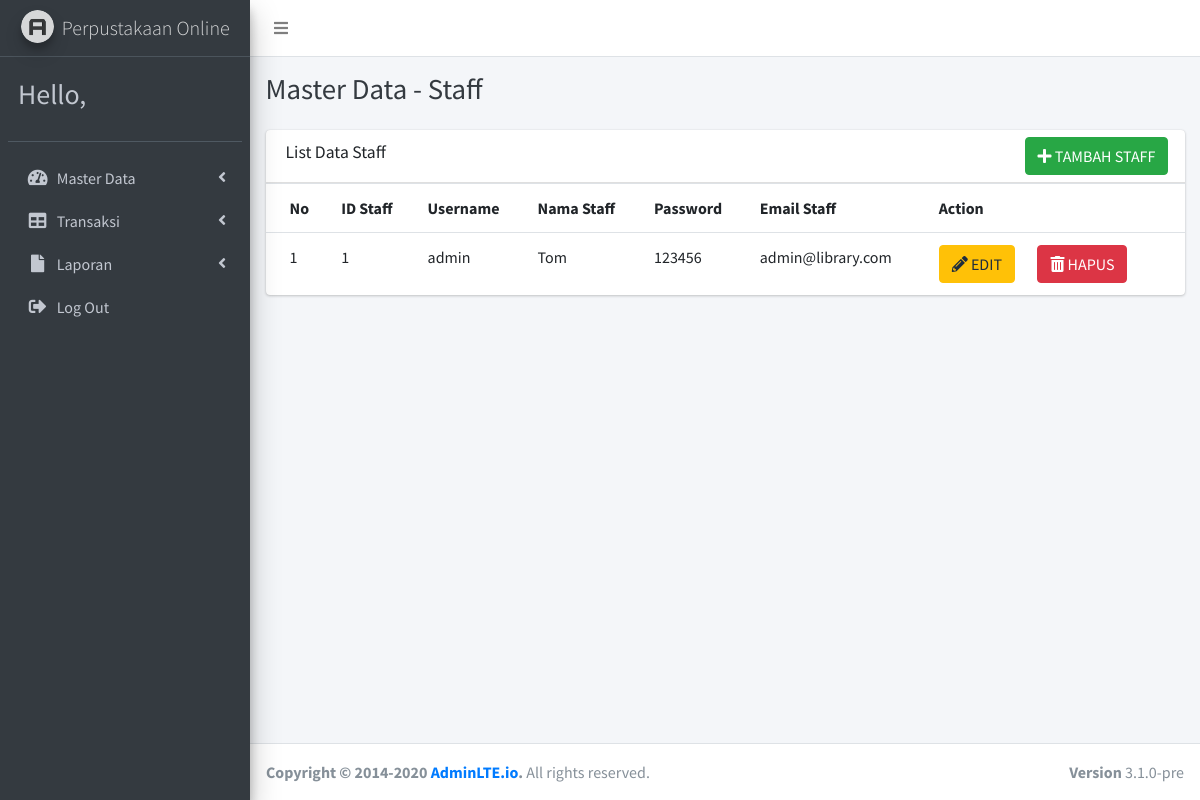
Screenshot of /data-staff.php with the database file from the repository.
### tables this page shows
CREATE TABLE `staff` (
  `id_staff` varchar(15) NOT NULL,
  `username` text NOT NULL,
  `nama_staff` text NOT NULL,
  `password` text NOT NULL,
  `email_staff` text NOT NULL
);

### data-staff.php (the view, shortened to what this page needs)
<!DOCTYPE html>
<html lang="en">
<head>
  <link rel="stylesheet" href="plugins/fontawesome-free/css/all.min.css">
  <link rel="stylesheet" href="https://code.ionicframework.com/ionicons/2.0.1/css/ionicons.min.css">
  <link rel="stylesheet" href="plugins/tempusdominus-bootstrap-4/css/tempusdominus-bootstrap-4.min.css">
  <link rel="stylesheet" href="plugins/icheck-bootstrap/icheck-bootstrap.min.css">
  <link rel="stylesheet" href="plugins/jqvmap/jqvmap.min.css">
  <link rel="stylesheet" href="dist/css/adminlte.min.css">
  <link rel="stylesheet" href="plugins/overlayScrollbars/css/OverlayScrollbars.min.css">
  <link rel="stylesheet" href="plugins/daterangepicker/daterangepicker.css">
  <link rel="stylesheet" href="plugins/summernote/summernote-bs4.min.css">
</head>
<body class="hold-transition sidebar-mini layout-fixed">
	<?php include "header.php";?>
	  <?php include 'menu.php';?>
    </div>
  </aside>
	<div class="content-wrapper">
    <div class="content-header">
      <div class="container-fluid">
        <div class="row mb-2">
          <div class="col-sm-6">
            <h1 class="m-0 text-dark">Master Data - Staff</h1>
          </div>
           <div class="col-sm-6">
          </div>
        </div>
      </div>
    </div>
    <section class="content">
      <div class="container-fluid">
          <div class="row">
          <div class="col-12">
            <div class="card">
              <div class="card-header">
                <h3 class="card-title">List Data Staff</h3>
                <div class="card-tools">
                  <div class="input-group input-group-sm" style="width: 150px;">
				  <a href="tambah-staff.php" class="btn btn-success float-right"> <i class="fas fa-plus"></i> TAMBAH STAFF</a>
                  </div>
                </div>
              </div>
              <div class="card-body table-responsive p-0">
                <table class="table table-hover text-nowrap">
                  <tr>
                      <th>No</th>
                      <th>ID Staff</th>
                      <th>Username</th>
                      <th>Nama Staff</th>
                      <th>Password</th>
                      <th>Email Staff</th>
                      <th>Action</th>
                    </tr>
					<?php
					$query = mysqli_query($koneksi, "SELECT * FROM staff");
					$no = 1;
					while ($data = mysqli_fetch_array($query))
					{
					?>
					<tr>
					<td><?php echo $no; ?> </td>
					<td><?php echo $data['id_staff']; ?> </td>
					<td><?php echo $data['username']; ?> </td>
					<td><?php echo $data['nama_staff']; ?> </td>
					<td><?php echo $data['password']; ?> </td>
					<td><?php echo $data['email_staff']; ?> </td>
					<td>
					<a href="edit-staff.php?id=<?php echo $data['id_staff']; ?>" class="btn btn-warning"> <i class="fas fa-pencil-alt"></i> EDIT</a> &nbsp; &nbsp; &nbsp;
					<a href="proses-hapus-staff.php?id=<?php echo $data['id_staff']; ?>"  class="btn btn-danger"><i class="fas fa-trash-alt"></i> HAPUS</a>
					</td>
					</tr>
					<?php
					$no++;
					}
					?>
                </table>
              </div>
            </div>
          </div>
        </div>
        </div>
      </div>
  </div>
  <footer class="main-footer">
    <strong>Copyright &copy; 2014-2020 <a href="https://adminlte.io">AdminLTE.io</a>.</strong>
    All rights reserved.
    <div class="float-right d-none d-sm-inline-block">
      <b>Version</b> 3.1.0-pre
    </div>
  </footer>
</body>
</html>

### rows the page displays
staff: id_staff "1", username "admin", nama_staff "Tom", password "123456", email_staff "admin@library.com"
